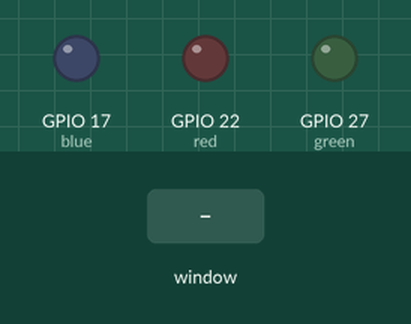
Simulated run of this program. Board: Raspberry Pi (BCM pin numbers). Shown: output pins drawn as LEDs (lit = HIGH). Inputs (shaded band) come from the test bench. The desktop window is not drawn, its controls go by their first labels and the mouse button is held 0.15 s.

Above: at 1.2 s.
1.3 s: control labelled "Red" in the window clicked
At 1.6 s:
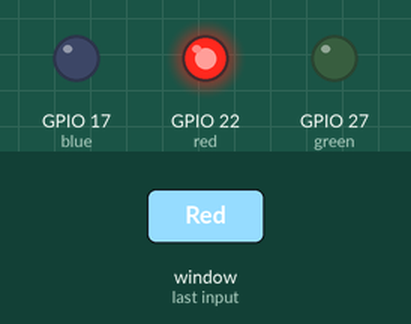
2.8 s: control labelled "Green" in the window clicked
At 3.9 s:
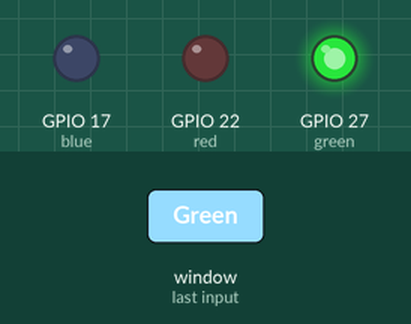
4.3 s: control labelled "Blue" in the window clicked
At 5.0 s:
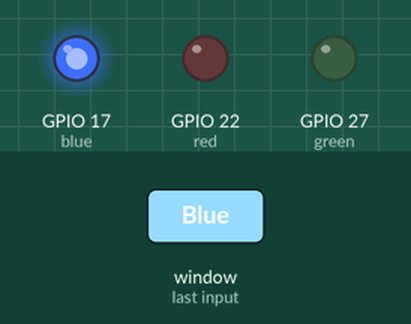
Timing chart, 0 to 7.3 s (numbered marks = the images above; inputs shaded):
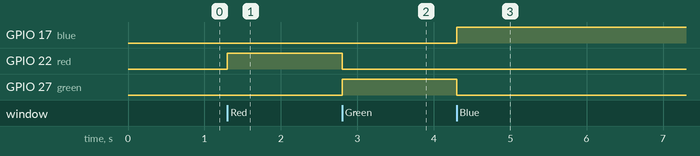

Measured:
- after the input at 1.3 s, GPIO 22 (red): LOW → HIGH at once
- after the input at 2.8 s, GPIO 22 (red): HIGH → LOW at once; GPIO 27 (green): LOW → HIGH at once
- after the input at 4.3 s, GPIO 17 (blue): LOW → HIGH at once; GPIO 27 (green): HIGH → LOW at once

The program:

rpigui.py
```python
#!/usr/bin/env python3

import RPi.GPIO as GPIO
from PyQt5 import QtWidgets
from PyQt5.QtWidgets import QApplication, QMainWindow
import sys

red = 22
green = 27
blue = 17

GPIO.setmode(GPIO.BCM)
GPIO.setwarnings(False)
GPIO.setup(red, GPIO.OUT)
GPIO.setup(green, GPIO.OUT)
GPIO.setup(blue, GPIO.OUT)

def window():
    app = QApplication(sys.argv)
    win = QMainWindow()
    win.setGeometry(0, 0, 320, 250)
    win.setWindowTitle("5-2C")

    redButton = QtWidgets.QRadioButton("Red", win)
    redButton.move(20, 80)
    redButton.toggled.connect(lambda:toggle("red"))

    grnButton = QtWidgets.QRadioButton("Green", win)
    grnButton.move(120, 80)
    grnButton.toggled.connect(lambda:toggle("green"))

    bluButton = QtWidgets.QRadioButton("Blue", win)
    bluButton.move(220, 80)
    bluButton.toggled.connect(lambda:toggle("blue"))

    win.show()
    sys.exit(app.exec_())

def toggle(colour):
    GPIO.output(red,   GPIO.LOW)
    GPIO.output(green, GPIO.LOW)
    GPIO.output(blue,  GPIO.LOW)

    if (colour == "red"):
        GPIO.output(red, GPIO.HIGH)
    elif (colour == "green"):
        GPIO.output(green, GPIO.HIGH)
    elif (colour == "blue"):
        GPIO.output(blue, GPIO.HIGH)

window()
```
